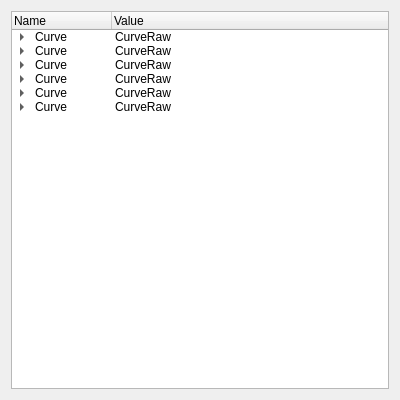
<?xml version="1.0" encoding="UTF-8"?>
<ui version="4.0">
    <class>Form</class>
    <widget class="QWidget" name="Form">
        <property name="geometry">
            <rect>
                <x>0</x>
                <y>0</y>
                <width>400</width>
                <height>400</height>
            </rect>
        </property>
        <property name="windowTitle">
            <string>Form</string>
        </property>
        <layout class="QVBoxLayout" name="verticalLayout">
            <item>
                <widget class="QTreeWidget" name="treeWidget">
                    <column>
                        <property name="text">
                            <string>Name</string>
                        </property>
                    </column>
                    <column>
                        <property name="text">
                            <string>Value</string>
                        </property>
                    </column>
                    <item>
                        <property name="text">
                            <string>Curve</string>
                        </property>
                        <property name="text">
                            <string>CurveRaw</string>
                        </property>
                        <item>
                            <property name="text">
                                <string>DevIndex</string>
                            </property>
                            <property name="text">
                                <string>0</string>
                            </property>
                        </item>
                        <item>
                            <property name="text">
                                <string>AxisIndex</string>
                            </property>
                            <property name="text">
                                <string>0</string>
                            </property>
                        </item>
                        <item>
                            <property name="text">
                                <string>AxisCount</string>
                            </property>
                            <property name="text">
                                <string>6</string>
                            </property>
                        </item>
                        <item>
                            <property name="text">
                                <string>Name</string>
                            </property>
                            <property name="text">
                                <string>gSevDrv.sev_obj.vel.atn.fgd</string>
                            </property>
                        </item>
                        <item>
                            <property name="text">
                                <string>Note</string>
                            </property>
                            <property name="text">
                                <string></string>
                            </property>
                        </item>
                        <item>
                            <property name="text">
                                <string>Color</string>
                            </property>
                            <item>
                                <property name="text">
                                    <string>ColorR</string>
                                </property>
                                <property name="text">
                                    <string>255</string>
                                </property>
                            </item>
                            <item>
                                <property name="text">
                                    <string>ColorR</string>
                                </property>
                                <property name="text">
                                    <string>0</string>
                                </property>
                            </item>
                            <item>
                                <property name="text">
                                    <string>ColorR</string>
                                </property>
                                <property name="text">
                                    <string>0</string>
                                </property>
                            </item>
                        </item>
                        <item>
                            <property name="text">
                                <string>IsDraw</string>
                            </property>
                            <property name="text">
                                <string>1</string>
                            </property>
                        </item>
                        <item>
                            <property name="text">
                                <string>Unit</string>
                            </property>
                            <property name="text">
                                <string>-1</string>
                            </property>
                        </item>
                        <item>
                            <property name="text">
                                <string>ConstInputs</string>
                            </property>
                        </item>
                        <item>
                            <property name="text">
                                <string>VarInputs</string>
                            </property>
                            <item>
                                <property name="text">
                                    <string>Var</string>
                                </property>
                                <property name="text">
                                    <string>gSevDrv.sev_obj.vel.atn.fgd</string>
                                </property>
                                <item>
                                    <property name="text">
                                        <string>BaseAddr</string>
                                    </property>
                                    <property name="text">
                                        <string>0</string>
                                    </property>
                                </item>
                                <item>
                                    <property name="text">
                                        <string>OffsetAddr</string>
                                    </property>
                                    <property name="text">
                                        <string>2906</string>
                                    </property>
                                </item>
                                <item>
                                    <property name="text">
                                        <string>Bytes</string>
                                    </property>
                                    <property name="text">
                                        <string>2</string>
                                    </property>
                                </item>
                            </item>
                        </item>
                    </item>
                    <item>
                        <property name="text">
                            <string>Curve</string>
                        </property>
                        <property name="text">
                            <string>CurveRaw</string>
                        </property>
                        <item>
                            <property name="text">
                                <string>DevIndex</string>
                            </property>
                            <property name="text">
                                <string>0</string>
                            </property>
                        </item>
                        <item>
                            <property name="text">
                                <string>AxisIndex</string>
                            </property>
                            <property name="text">
                                <string>0</string>
                            </property>
                        </item>
                        <item>
                            <property name="text">
                                <string>AxisCount</string>
                            </property>
                            <property name="text">
                                <string>6</string>
                            </property>
                        </item>
                        <item>
                            <property name="text">
                                <string>Name</string>
                            </property>
                            <property name="text">
                                <string>gSevDrv.sev_obj.vel.atn.fgn</string>
                            </property>
                        </item>
                        <item>
                            <property name="text">
                                <string>Note</string>
                            </property>
                            <property name="text">
                                <string></string>
                            </property>
                        </item>
                        <item>
                            <property name="text">
                                <string>Color</string>
                            </property>
                            <item>
                                <property name="text">
                                    <string>ColorR</string>
                                </property>
                                <property name="text">
                                    <string>0</string>
                                </property>
                            </item>
                            <item>
                                <property name="text">
                                    <string>ColorR</string>
                                </property>
                                <property name="text">
                                    <string>255</string>
                                </property>
                            </item>
                            <item>
                                <property name="text">
                                    <string>ColorR</string>
                                </property>
                                <property name="text">
                                    <string>0</string>
                                </property>
                            </item>
                        </item>
                        <item>
                            <property name="text">
                                <string>IsDraw</string>
                            </property>
                            <property name="text">
                                <string>1</string>
                            </property>
                        </item>
                        <item>
                            <property name="text">
                                <string>Unit</string>
                            </property>
                            <property name="text">
                                <string>-1</string>
                            </property>
                        </item>
                        <item>
                            <property name="text">
                                <string>ConstInputs</string>
                            </property>
                        </item>
                        <item>
                            <property name="text">
                                <string>VarInputs</string>
                            </property>
                            <item>
                                <property name="text">
                                    <string>Var</string>
                                </property>
                                <property name="text">
                                    <string>gSevDrv.sev_obj.vel.atn.fgn</string>
                                </property>
                                <item>
                                    <property name="text">
                                        <string>BaseAddr</string>
                                    </property>
                                    <property name="text">
                                        <string>0</string>
                                    </property>
                                </item>
                                <item>
                                    <property name="text">
                                        <string>OffsetAddr</string>
                                    </property>
                                    <property name="text">
                                        <string>2908</string>
                                    </property>
                                </item>
                                <item>
                                    <property name="text">
                                        <string>Bytes</string>
                                    </property>
                                    <property name="text">
                                        <string>2</string>
                                    </property>
                                </item>
                            </item>
                        </item>
                    </item>
                    <item>
                        <property name="text">
                            <string>Curve</string>
                        </property>
                        <property name="text">
                            <string>CurveRaw</string>
                        </property>
                        <item>
                            <property name="text">
                                <string>DevIndex</string>
                            </property>
                            <property name="text">
                                <string>0</string>
                            </property>
                        </item>
                        <item>
                            <property name="text">
                                <string>AxisIndex</string>
                            </property>
                            <property name="text">
                                <string>0</string>
                            </property>
                        </item>
                        <item>
                            <property name="text">
                                <string>AxisCount</string>
                            </property>
                            <property name="text">
                                <string>6</string>
                            </property>
                        </item>
                        <item>
                            <property name="text">
                                <string>Name</string>
                            </property>
                            <property name="text">
                                <string>gSevDrv.sev_obj.vel.atn.fgp</string>
                            </property>
                        </item>
                        <item>
                            <property name="text">
                                <string>Note</string>
                            </property>
                            <property name="text">
                                <string></string>
                            </property>
                        </item>
                        <item>
                            <property name="text">
                                <string>Color</string>
                            </property>
                            <item>
                                <property name="text">
                                    <string>ColorR</string>
                                </property>
                                <property name="text">
                                    <string>0</string>
                                </property>
                            </item>
                            <item>
                                <property name="text">
                                    <string>ColorR</string>
                                </property>
                                <property name="text">
                                    <string>0</string>
                                </property>
                            </item>
                            <item>
                                <property name="text">
                                    <string>ColorR</string>
                                </property>
                                <property name="text">
                                    <string>255</string>
                                </property>
                            </item>
                        </item>
                        <item>
                            <property name="text">
                                <string>IsDraw</string>
                            </property>
                            <property name="text">
                                <string>1</string>
                            </property>
                        </item>
                        <item>
                            <property name="text">
                                <string>Unit</string>
                            </property>
                            <property name="text">
                                <string>-1</string>
                            </property>
                        </item>
                        <item>
                            <property name="text">
                                <string>ConstInputs</string>
                            </property>
                        </item>
                        <item>
                            <property name="text">
                                <string>VarInputs</string>
                            </property>
                            <item>
                                <property name="text">
                                    <string>Var</string>
                                </property>
                                <property name="text">
                                    <string>gSevDrv.sev_obj.vel.atn.fgp</string>
                                </property>
                                <item>
                                    <property name="text">
                                        <string>BaseAddr</string>
                                    </property>
                                    <property name="text">
                                        <string>0</string>
                                    </property>
                                </item>
                                <item>
                                    <property name="text">
                                        <string>OffsetAddr</string>
                                    </property>
                                    <property name="text">
                                        <string>2910</string>
                                    </property>
                                </item>
                                <item>
                                    <property name="text">
                                        <string>Bytes</string>
                                    </property>
                                    <property name="text">
                                        <string>2</string>
                                    </property>
                                </item>
                            </item>
                        </item>
                    </item>
                    <item>
                        <property name="text">
                            <string>Curve</string>
                        </property>
                        <property name="text">
                            <string>CurveRaw</string>
                        </property>
                        <item>
                            <property name="text">
                                <string>DevIndex</string>
                            </property>
                            <property name="text">
                                <string>0</string>
                            </property>
                        </item>
                        <item>
                            <property name="text">
                                <string>AxisIndex</string>
                            </property>
                            <property name="text">
                                <string>0</string>
                            </property>
                        </item>
                        <item>
                            <property name="text">
                                <string>AxisCount</string>
                            </property>
                            <property name="text">
                                <string>6</string>
                            </property>
                        </item>
                        <item>
                            <property name="text">
                                <string>Name</string>
                            </property>
                            <property name="text">
                                <string>gSevDrv.sev_obj.vel.atn.fgi</string>
                            </property>
                        </item>
                        <item>
                            <property name="text">
                                <string>Note</string>
                            </property>
                            <property name="text">
                                <string></string>
                            </property>
                        </item>
                        <item>
                            <property name="text">
                                <string>Color</string>
                            </property>
                            <item>
                                <property name="text">
                                    <string>ColorR</string>
                                </property>
                                <property name="text">
                                    <string>0</string>
                                </property>
                            </item>
                            <item>
                                <property name="text">
                                    <string>ColorR</string>
                                </property>
                                <property name="text">
                                    <string>0</string>
                                </property>
                            </item>
                            <item>
                                <property name="text">
                                    <string>ColorR</string>
                                </property>
                                <property name="text">
                                    <string>0</string>
                                </property>
                            </item>
                        </item>
                        <item>
                            <property name="text">
                                <string>IsDraw</string>
                            </property>
                            <property name="text">
                                <string>1</string>
                            </property>
                        </item>
                        <item>
                            <property name="text">
                                <string>Unit</string>
                            </property>
                            <property name="text">
                                <string>-1</string>
                            </property>
                        </item>
                        <item>
                            <property name="text">
                                <string>ConstInputs</string>
                            </property>
                        </item>
                        <item>
                            <property name="text">
                                <string>VarInputs</string>
                            </property>
                            <item>
                                <property name="text">
                                    <string>Var</string>
                                </property>
                                <property name="text">
                                    <string>gSevDrv.sev_obj.vel.atn.fgi</string>
                                </property>
                                <item>
                                    <property name="text">
                                        <string>BaseAddr</string>
                                    </property>
                                    <property name="text">
                                        <string>0</string>
                                    </property>
                                </item>
                                <item>
                                    <property name="text">
                                        <string>OffsetAddr</string>
                                    </property>
                                    <property name="text">
                                        <string>2912</string>
                                    </property>
                                </item>
                                <item>
                                    <property name="text">
                                        <string>Bytes</string>
                                    </property>
                                    <property name="text">
                                        <string>2</string>
                                    </property>
                                </item>
                            </item>
                        </item>
                    </item>
                    <item>
                        <property name="text">
                            <string>Curve</string>
                        </property>
                        <property name="text">
                            <string>CurveRaw</string>
                        </property>
                        <item>
                            <property name="text">
                                <string>DevIndex</string>
                            </property>
                            <property name="text">
                                <string>0</string>
                            </property>
                        </item>
                        <item>
                            <property name="text">
                                <string>AxisIndex</string>
                            </property>
                            <property name="text">
                                <string>0</string>
                            </property>
                        </item>
                        <item>
                            <property name="text">
                                <string>AxisCount</string>
                            </property>
                            <property name="text">
                                <string>6</string>
                            </property>
                        </item>
                        <item>
                            <property name="text">
                                <string>Name</string>
                            </property>
                            <property name="text">
                                <string>gSevDrv.sev_obj.vel.atn.finish_flag</string>
                            </property>
                        </item>
                        <item>
                            <property name="text">
                                <string>Note</string>
                            </property>
                            <property name="text">
                                <string></string>
                            </property>
                        </item>
                        <item>
                            <property name="text">
                                <string>Color</string>
                            </property>
                            <item>
                                <property name="text">
                                    <string>ColorR</string>
                                </property>
                                <property name="text">
                                    <string>255</string>
                                </property>
                            </item>
                            <item>
                                <property name="text">
                                    <string>ColorR</string>
                                </property>
                                <property name="text">
                                    <string>0</string>
                                </property>
                            </item>
                            <item>
                                <property name="text">
                                    <string>ColorR</string>
                                </property>
                                <property name="text">
                                    <string>255</string>
                                </property>
                            </item>
                        </item>
                        <item>
                            <property name="text">
                                <string>IsDraw</string>
                            </property>
                            <property name="text">
                                <string>1</string>
                            </property>
                        </item>
                        <item>
                            <property name="text">
                                <string>Unit</string>
                            </property>
                            <property name="text">
                                <string>-1</string>
                            </property>
                        </item>
                        <item>
                            <property name="text">
                                <string>ConstInputs</string>
                            </property>
                        </item>
                        <item>
                            <property name="text">
                                <string>VarInputs</string>
                            </property>
                            <item>
                                <property name="text">
                                    <string>Var</string>
                                </property>
                                <property name="text">
                                    <string>gSevDrv.sev_obj.vel.atn.finish_flag</string>
                                </property>
                                <item>
                                    <property name="text">
                                        <string>BaseAddr</string>
                                    </property>
                                    <property name="text">
                                        <string>0</string>
                                    </property>
                                </item>
                                <item>
                                    <property name="text">
                                        <string>OffsetAddr</string>
                                    </property>
                                    <property name="text">
                                        <string>2914</string>
                                    </property>
                                </item>
                                <item>
                                    <property name="text">
                                        <string>Bytes</string>
                                    </property>
                                    <property name="text">
                                        <string>2</string>
                                    </property>
                                </item>
                            </item>
                        </item>
                    </item>
                    <item>
                        <property name="text">
                            <string>Curve</string>
                        </property>
                        <property name="text">
                            <string>CurveRaw</string>
                        </property>
                        <item>
                            <property name="text">
                                <string>DevIndex</string>
                            </property>
                            <property name="text">
                                <string>0</string>
                            </property>
                        </item>
                        <item>
                            <property name="text">
                                <string>AxisIndex</string>
                            </property>
                            <property name="text">
                                <string>0</string>
                            </property>
                        </item>
                        <item>
                            <property name="text">
                                <string>AxisCount</string>
                            </property>
                            <property name="text">
                                <string>6</string>
                            </property>
                        </item>
                        <item>
                            <property name="text">
                                <string>Name</string>
                            </property>
                            <property name="text">
                                <string>gSevDrv.sev_chd.curr_state</string>
                            </property>
                        </item>
                        <item>
                            <property name="text">
                                <string>Note</string>
                            </property>
                            <property name="text">
                                <string></string>
                            </property>
                        </item>
                        <item>
                            <property name="text">
                                <string>Color</string>
                            </property>
                            <item>
                                <property name="text">
                                    <string>ColorR</string>
                                </property>
                                <property name="text">
                                    <string>0</string>
                                </property>
                            </item>
                            <item>
                                <property name="text">
                                    <string>ColorR</string>
                                </property>
                                <property name="text">
                                    <string>170</string>
                                </property>
                            </item>
                            <item>
                                <property name="text">
                                    <string>ColorR</string>
                                </property>
                                <property name="text">
                                    <string>0</string>
                                </property>
                            </item>
                        </item>
                        <item>
                            <property name="text">
                                <string>IsDraw</string>
                            </property>
                            <property name="text">
                                <string>0</string>
                            </property>
                        </item>
                        <item>
                            <property name="text">
                                <string>Unit</string>
                            </property>
                            <property name="text">
                                <string>-1</string>
                            </property>
                        </item>
                        <item>
                            <property name="text">
                                <string>ConstInputs</string>
                            </property>
                        </item>
                        <item>
                            <property name="text">
                                <string>VarInputs</string>
                            </property>
                            <item>
                                <property name="text">
                                    <string>Var</string>
                                </property>
                                <property name="text">
                                    <string>gSevDrv.sev_chd.curr_state</string>
                                </property>
                                <item>
                                    <property name="text">
                                        <string>BaseAddr</string>
                                    </property>
                                    <property name="text">
                                        <string>0</string>
                                    </property>
                                </item>
                                <item>
                                    <property name="text">
                                        <string>OffsetAddr</string>
                                    </property>
                                    <property name="text">
                                        <string>12</string>
                                    </property>
                                </item>
                                <item>
                                    <property name="text">
                                        <string>Bytes</string>
                                    </property>
                                    <property name="text">
                                        <string>2</string>
                                    </property>
                                </item>
                            </item>
                        </item>
                    </item>
                </widget>
            </item>
        </layout>
    </widget>
    <resources/>
    <connections/>
</ui>
